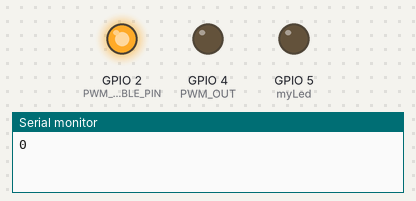
Simulated run of this sketch. Board: ESP32. Parts: output pins drawn as LEDs (lit = HIGH), the last lines printed to the serial monitor.

Above: at 0.1 s.
At 6.5 s:
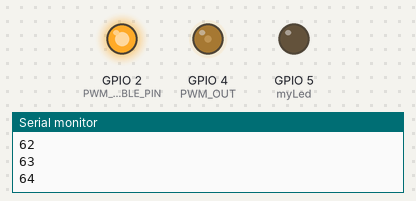
At 19.3 s:
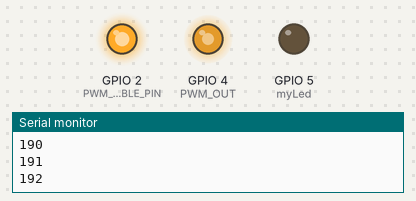
At 38.47 s:
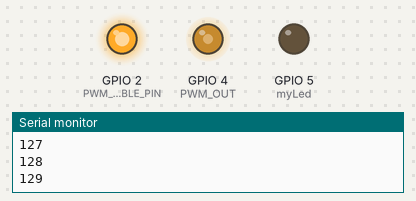
Timing chart, 0 to 40.0 s (numbered marks = the images above):
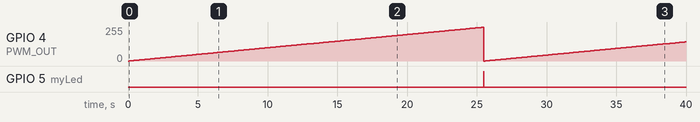

The sketch:

PWM_test02.ino
```cpp
/*

*/

uint8_t myLed = 5;  // on-board blue led (also internally pulled up)
uint8_t duty = 0;          // a value from 0 to 255 representing the hue
uint32_t freq = 82000;
uint8_t resolution_bits = 8;
uint8_t channel = 1;
uint8_t PWM_OUT = 4;
uint8_t PWM_ENABLE_PIN = 2;


// the setup routine runs once when you press reset:
void setup()
{
  Serial.begin(115200);

  pinMode(myLed, OUTPUT);
  digitalWrite(myLed, LOW);// Turn off on-board blue led

  // enable MOSFET driver chip
  pinMode(PWM_ENABLE_PIN, OUTPUT); // GPIO as output
  digitalWrite(PWM_ENABLE_PIN, HIGH);

  ledcAttachPin(PWM_OUT, 1); // assign IR2104 PWM signal to channels

  // Initialize channels
  // channels 0-15, resolution 1-16 bits, freq limits depend on resolution
  ledcSetup( channel,  freq, resolution_bits);
  //ledcSetup(1, 82000, 8); // 12 kHz PWM, 8-bit resolution

}

// void loop runs over and over again
void loop()
{
  for (duty = 0; duty < 255; duty++) { // Slew through the duty spectrum

    Serial.println(duty);
    ledcWrite(1, duty); // write red component to channel 1, etc.

    delay(100); // full cycle of rgb over 256 dutys takes 26 seconds
  }

  digitalWrite(myLed, HIGH);
  delay(10);
  digitalWrite(myLed, LOW); // indicate end of cycle
}
```

Measured:
- by itself, GPIO 5 (myLed): LOW → HIGH at 25.5 s, → LOW 0.01 s later
- by itself, GPIO 4 (PWM_OUT): 0/255 → 1/255 at 0.10 s, → 2/255 0.10 s later, → 3/255 0.10 s later, → 4/255 0.10 s later, … (397 changes in this stretch)
